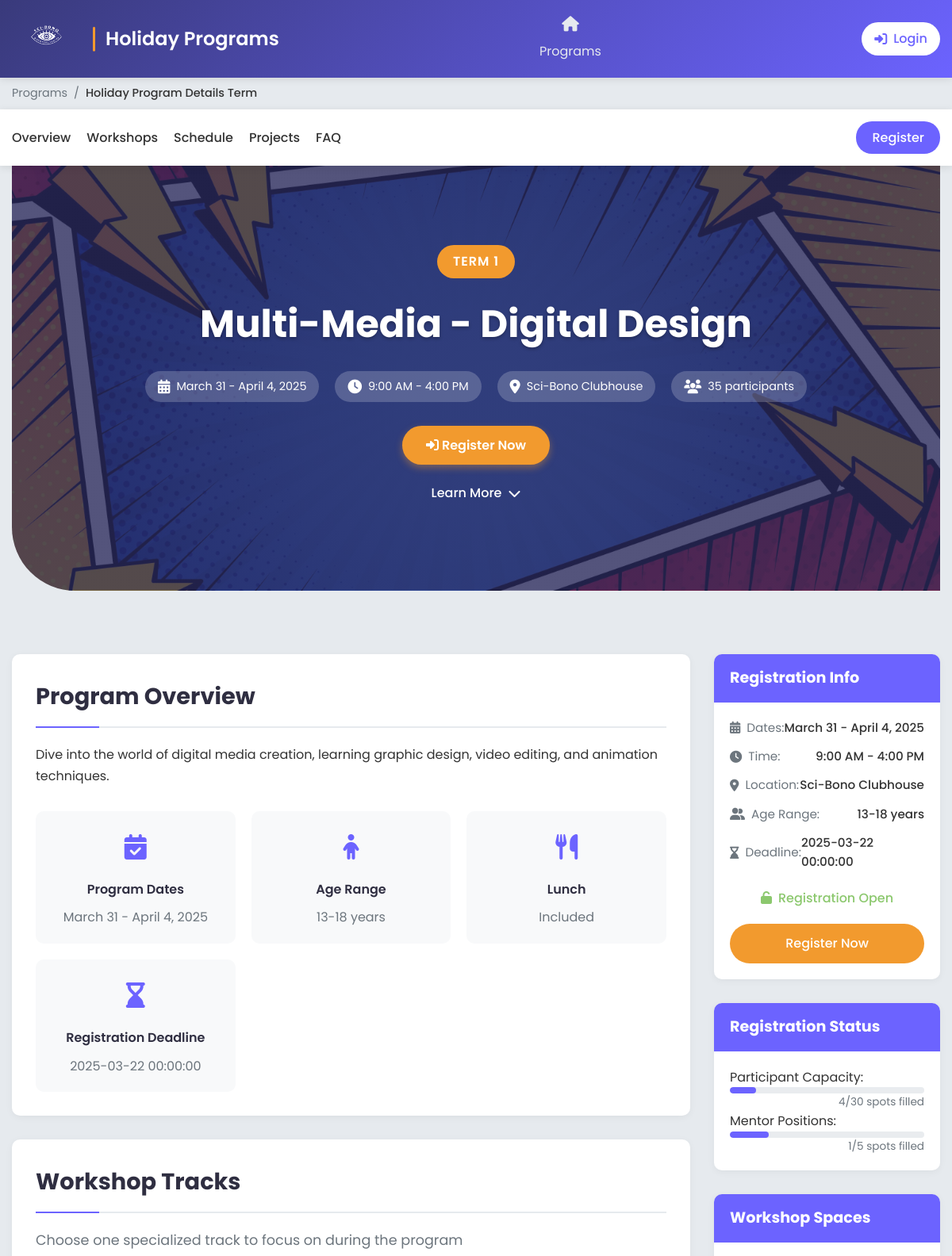
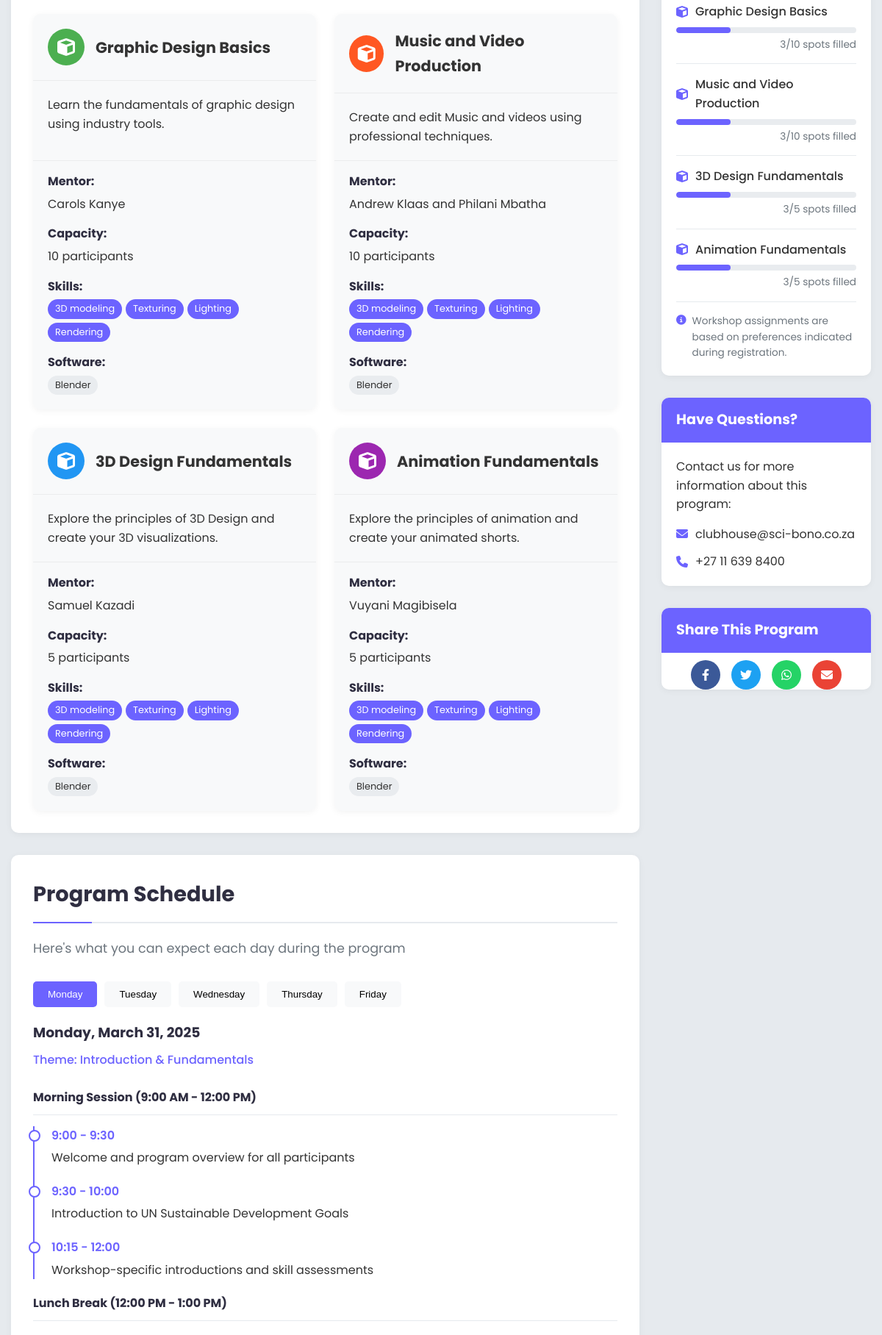
/app/Views/holidayPrograms/holiday-program-details-term.php?id=1 (signed in, upper part), run on the app's committed database (2 pictures, top to bottom).
### tables this page shows
CREATE TABLE `holiday_programs` (
  `id` int(11) NOT NULL,
  `term` varchar(50) NOT NULL,
  `title` varchar(255) NOT NULL,
  `description` text DEFAULT NULL,
  `dates` varchar(100) NOT NULL,
  `time` varchar(50) DEFAULT '9:00 AM - 4:00 PM',
  `start_date` date NOT NULL,
  `end_date` date NOT NULL,
  `location` varchar(255) DEFAULT 'Sci-Bono Clubhouse',
  `age_range` varchar(50) DEFAULT '13-18 years',
  `lunch_included` tinyint(1) DEFAULT 1,
  `program_goals` text DEFAULT NULL,
  `registration_deadline` varchar(100) DEFAULT NULL,
  `max_participants` int(11) DEFAULT 30,
  `registration_open` tinyint(1) DEFAULT 1,
  `status` enum('draft','open','closing_soon','closed','completed','cancelled') DEFAULT 'draft',
  `created_at` timestamp NOT NULL DEFAULT current_timestamp(),
  `updated_at` timestamp NOT NULL DEFAULT current_timestamp() ON UPDATE current_timestamp(),
  `auto_close_on_capacity` tinyint(1) NOT NULL DEFAULT 0 COMMENT 'Auto-close registration when capacity is reached',
  `auto_close_on_date` tinyint(1) NOT NULL DEFAULT 0 COMMENT 'Auto-close registration on deadline',
  `notification_settings` longtext DEFAULT NULL COMMENT 'JSON settings for notifications' CHECK (json_valid(`notification_settings`))
);

CREATE TABLE `holiday_program_workshops` (
  `id` int(11) NOT NULL,
  `program_id` int(11) NOT NULL,
  `title` varchar(255) NOT NULL,
  `description` text DEFAULT NULL,
  `instructor` varchar(255) DEFAULT NULL,
  `max_participants` int(11) DEFAULT 15,
  `start_time` time DEFAULT NULL,
  `end_time` time DEFAULT NULL,
  `location` varchar(255) DEFAULT NULL,
  `created_at` timestamp NOT NULL DEFAULT current_timestamp(),
  `updated_at` timestamp NOT NULL DEFAULT current_timestamp() ON UPDATE current_timestamp()
);

### app/Views/holidayPrograms/holiday-program-details-term.php (the view, shortened to what the rows shown need)
<?php
$programId = isset($_GET['id']) ? intval($_GET['id']) : 1;
require_once __DIR__ . '/../../../server.php';
require_once __DIR__ . '/../../Controllers/HolidayProgramController.php';
require_once __DIR__ . '/../../Controllers/holidayProgramLoginC.php';
$programController = new HolidayProgramController($conn);
$loginController = new HolidayProgramLoginController($conn);
$data = $programController->getProgram($programId);
$loginData = $loginController->handleLogin();
extract($loginData);
$controller = new HolidayProgramController($conn);
$data = $controller->getProgram($programId);
$program = $data['program'];
$registrationOpen = true;
$program['registration_open'] = $registrationOpen;
$userIsRegistered = false;
if (isset($_SESSION['loggedin']) && $_SESSION['loggedin']) {
    $userId = $_SESSION['id'];
    $sql = "SELECT id FROM holiday_program_attendees WHERE user_id = ? AND program_id = ?";
    $stmt = $conn->prepare($sql);
    $stmt->bind_param("ii", $userId, $programId);
    $stmt->execute();
    $result = $stmt->get_result();
    $userIsRegistered = $result->num_rows > 0;
}
?>
<!DOCTYPE html>
<html lang="en">
<head>
    <link rel="stylesheet" href="../../../public/assets/css/holidayProgramContentStyles.css">
    <link rel="stylesheet" href="https://cdnjs.cloudflare.com/ajax/libs/font-awesome/6.4.0/css/all.min.css">
</head>
<body>
    <?php include './holidayPrograms-header.php'; ?>
    <main class="program-details-container">
        <section class="program-hero">
            <div class="container" style="margin-bottom: 2em;">
                <div class="program-banner" style="background-image: linear-gradient(rgba(41, 41, 91, 0.8), rgba(41, 41, 91, 0.8)), url('../../../public/assets/images/hero-background.jpg');">
                    <div class="program-badge"><?php echo htmlspecialchars($program['term']); ?></div>
                    <h1><?php echo htmlspecialchars($program['title']); ?></h1>
                    <div class="program-meta">
                        <div class="meta-item">
                            <i class="fas fa-calendar-alt"></i>
                            <span><?php echo htmlspecialchars($program['dates']); ?></span>
                        </div>
                        <div class="meta-item">
                            <i class="fas fa-clock"></i>
                            <span><?php echo htmlspecialchars($program['time']); ?></span>
                        </div>
                        <div class="meta-item">
                            <i class="fas fa-map-marker-alt"></i>
                            <span><?php echo htmlspecialchars($program['location']); ?></span>
                        </div>
                        <div class="meta-item">
                            <i class="fas fa-users"></i>
                            <span><?php echo htmlspecialchars($program['max_participants']); ?> participants</span>
                        </div>
                    </div>
                    <div class="program-actions">
                        <?php if ($program['registration_open']): ?>
                            <?php if ($userIsRegistered): ?>
                                <a href="holiday-dashboard.php" class="cta-button"><i class="fas fa-check-circle"></i> Already Registered</a>
                            <?php else: ?>
                                <a href="holidayProgramRegistration.php?program_id=<?php echo $program['id']; ?>" class="cta-button"><i class="fas fa-sign-in-alt"></i> Register Now</a>
                            <?php endif; ?>
                        <?php else: ?>
                            <span class="registration-closed"><i class="fas fa-clock"></i> Registration Closed</span>
                        <?php endif; ?>
                        <a href="#workshop-details" class="scroll-button">Learn More <i class="fas fa-chevron-down"></i></a>
                    </div>
                </div>
            </div>
        </section>
        <div class="container program-content">
            <div class="program-main">
                <section id="overview" class="content-section">
                    <h2 class="section-title">Program Overview</h2>
                    <div class="program-description">
                        <p><?php echo htmlspecialchars($program['description']); ?></p>
                    </div>
                    <div class="key-info-cards">
                        <div class="info-card">
                            <div class="info-icon"><i class="fas fa-calendar-check"></i></div>
                            <div class="info-title">Program Dates</div>
                            <div class="info-content"><?php echo htmlspecialchars($program['dates']); ?></div>
                        </div>
                        <div class="info-card">
                            <div class="info-icon"><i class="fas fa-child"></i></div>
                            <div class="info-title">Age Range</div>
                            <div class="info-content"><?php echo htmlspecialchars($program['age_range']); ?></div>
                        </div>
                        <div class="info-card">
                            <div class="info-icon"><i class="fas fa-hourglass-end"></i></div>
                            <div class="info-title">Registration Deadline</div>
                            <div class="info-content"><?php echo htmlspecialchars($program['registration_deadline']); ?></div>
                        </div>
                    </div>
                </section>
                <section id="workshop-details" class="content-section">
                    <h2 class="section-title">Workshop Tracks</h2>
                    <div class="workshops-grid">
                        <?php foreach ($program['workshops'] as $workshop): ?>
                            <div class="workshop-card">
                                <div class="workshop-header">
                                    <div class="workshop-icon"><i class="<?php echo $workshop['icon']; ?>"></i></div>
                                    <h3 class="workshop-title"><?php echo htmlspecialchars($workshop['title']); ?></h3>
                                </div>
                                <div class="workshop-description">
                                    <p><?php echo htmlspecialchars($workshop['description']); ?></p>
                                </div>
                                <div class="workshop-details">
                                    <div class="workshop-detail">
                                        <strong>Mentor:</strong> <?php echo htmlspecialchars($workshop['mentor']); ?>
                                    </div>
                                    <div class="workshop-detail">
                                        <strong>Capacity:</strong> <?php echo htmlspecialchars($workshop['capacity']); ?> participants
                                    </div>
                                    <div class="workshop-detail">
                                        <strong>Skills:</strong>
                                        <div class="skill-tags">
                                            <?php foreach ($workshop['skills'] as $skill): ?>
                                                <span class="skill-tag"><?php echo htmlspecialchars($skill); ?></span>
                                            <?php endforeach; ?>
                                        </div>
                                    </div>
                                    <div class="workshop-detail">
                                        <strong>Software:</strong>
                                        <div class="software-list">
                                            <?php foreach ($workshop['software'] as $software): ?>
                                                <span class="software-item"><?php echo htmlspecialchars($software); ?></span>
                                            <?php endforeach; ?>
                                        </div>
                                    </div>
                                </div>
                            </div>
                        <?php endforeach; ?>
                    </div>
                </section>
                <section id="schedule" class="content-section">
                    <h2 class="section-title">Program Schedule</h2>
                </section>
            </div>
            <div class="program-sidebar">
                <div class="sidebar-card registration-card">
                    <div class="card-content">
                        <div class="info-row">
                            <div class="info-label"><i class="fas fa-calendar-alt"></i> Dates:</div>
                            <div class="info-value"><?php echo htmlspecialchars($program['dates']); ?></div>
                        </div>
                        <div class="info-row">
                            <div class="info-label"><i class="fas fa-clock"></i> Time:</div>
                            <div class="info-value"><?php echo htmlspecialchars($program['time']); ?></div>
                        </div>
                        <div class="info-row">
                            <div class="info-label"><i class="fas fa-map-marker-alt"></i> Location:</div>
                            <div class="info-value"><?php echo htmlspecialchars($program['location']); ?></div>
                        </div>
                        <div class="info-row">
                            <div class="info-label"><i class="fas fa-user-friends"></i> Age Range:</div>
                            <div class="info-value"><?php echo htmlspecialchars($program['age_range']); ?></div>
                        </div>
                        <div class="info-row">
                            <div class="info-label"><i class="fas fa-hourglass-end"></i> Deadline:</div>
                            <div class="info-value"><?php echo htmlspecialchars($program['registration_deadline']); ?></div>
                        </div>
                    </div>
                </div>
                <div class="sidebar-card workshop-card">
                    <div class="card-content">
                        <?php foreach ($program['workshops'] as $workshop): ?>
                            <div class="workshop-space">
                                <div class="workshop-name">
                                    <i class="<?php echo $workshop['icon']; ?>"></i>
                                    <?php echo htmlspecialchars($workshop['title']); ?>
                                </div>
                                <div class="workshop-capacity">
                                    <div class="capacity-bar">
                                        <div class="capacity-fill" style="width: 30%;"></div>
                                    </div>
                                    <div class="capacity-text">
                                        3/<?php echo $workshop['capacity']; ?> spots filled
                                    </div>
                                </div>
                            </div>
                        <?php endforeach; ?>
                    </div>
                </div>
            </div>
        </div>
    </main>
</body>
</html>

### data on the page
holiday_programs: term "TERM 1", title "Multi-Media - Digital Design", dates "March 31 - April 4, 2025", time "9:00 AM - 4:00 PM", location "Sci-Bono Clubhouse", max_participants "35", description "Dive into the world of digital media creation, learning graphic design, video editing, and animation techniques.", age_range "13-18 years", registration_deadline "2025-03-22 00:00:00"
holiday_program_workshops: title "Graphic Design Basics", description "Learn the fundamentals of graphic design using industry tools.", instructor "Carols Kanye", max_participants "10", skill "3D modeling", skill "Texturing", skill "Lighting", skill "Rendering", software "Blender"
holiday_program_workshops: title "Music and Video Production", description "Create and edit Music and videos using professional techniques.", instructor "Andrew Klaas and Philani Mbatha", max_participants "10", skill "3D modeling", skill "Texturing", skill "Lighting", skill "Rendering", software "Blender"
holiday_program_workshops: title "3D Design Fundamentals", description "Explore the principles of 3D Design and create your 3D visualizations.", instructor "Samuel Kazadi", max_participants "5", skill "3D modeling", skill "Texturing", skill "Lighting", skill "Rendering", software "Blender"
holiday_program_workshops: title "Animation Fundamentals", description "Explore the principles of animation and create your animated shorts.", instructor "Vuyani Magibisela", max_participants "5", skill "3D modeling", skill "Texturing", skill "Lighting", skill "Rendering", software "Blender"

### other printed values
$pageName "Holiday Program Details Term"
$day "Monday"
$day "Tuesday"
$day "Wednesday"
$day "Thursday"
$day "Friday"
$schedule['date'] "Monday, March 31, 2025"
$schedule['theme'] "Introduction & Fundamentals"
$time "9:00 - 9:30"
$activity "Welcome and program overview for all participants"
$time "9:30 - 10:00"
$activity "Introduction to UN Sustainable Development Goals"
$time "10:15 - 12:00"
$activity "Workshop-specific introductions and skill assessments"
$memberCount "4"
